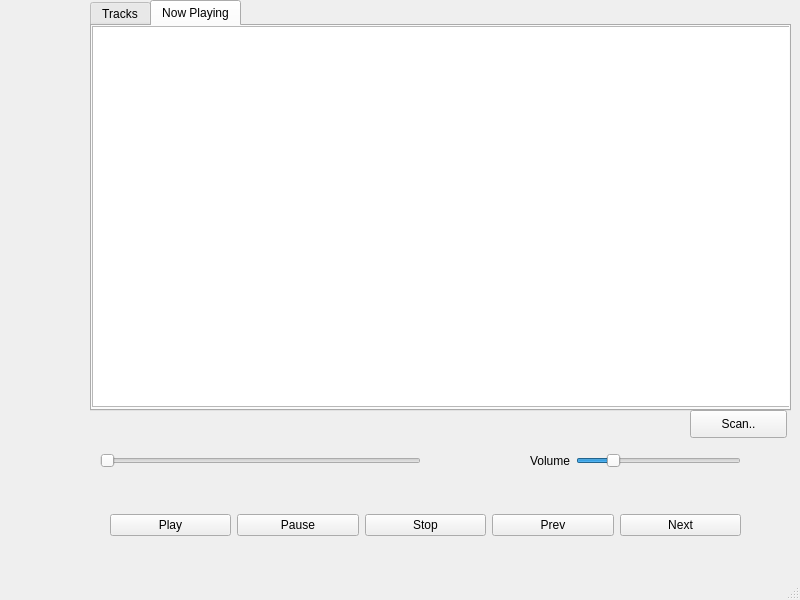
<?xml version="1.0" encoding="UTF-8"?>
<ui version="4.0">
 <class>mp3Player</class>
 <widget class="QMainWindow" name="mp3Player">
  <property name="geometry">
   <rect>
    <x>0</x>
    <y>0</y>
    <width>800</width>
    <height>600</height>
   </rect>
  </property>
  <property name="windowTitle">
   <string>mp3Player</string>
  </property>
  <widget class="QWidget" name="centralwidget">
   <widget class="QWidget" name="gridLayoutWidget">
    <property name="geometry">
     <rect>
      <x>110</x>
      <y>500</y>
      <width>631</width>
      <height>51</height>
     </rect>
    </property>
    <layout class="QGridLayout" name="gridLayout">
     <item row="0" column="4">
      <widget class="QPushButton" name="btnNext">
       <property name="text">
        <string>Next</string>
       </property>
      </widget>
     </item>
     <item row="0" column="2">
      <widget class="QPushButton" name="btnStop">
       <property name="text">
        <string>Stop</string>
       </property>
      </widget>
     </item>
     <item row="0" column="3">
      <widget class="QPushButton" name="btnPrev">
       <property name="text">
        <string>Prev</string>
       </property>
      </widget>
     </item>
     <item row="0" column="1">
      <widget class="QPushButton" name="btnPause">
       <property name="text">
        <string>Pause</string>
       </property>
      </widget>
     </item>
     <item row="0" column="0">
      <widget class="QPushButton" name="btnPlayTrack">
       <property name="text">
        <string>Play</string>
       </property>
      </widget>
     </item>
    </layout>
   </widget>
   <widget class="QWidget" name="horizontalLayoutWidget">
    <property name="geometry">
     <rect>
      <x>530</x>
      <y>440</y>
      <width>211</width>
      <height>41</height>
     </rect>
    </property>
    <layout class="QHBoxLayout" name="horizontalLayout">
     <item>
      <widget class="QLabel" name="lblVolume">
       <property name="text">
        <string>Volume</string>
       </property>
      </widget>
     </item>
     <item>
      <widget class="QSlider" name="horizontalSlider">
       <property name="sliderPosition">
        <number>20</number>
       </property>
       <property name="orientation">
        <enum>Qt::Orientation::Horizontal</enum>
       </property>
      </widget>
     </item>
    </layout>
   </widget>
   <widget class="QTabWidget" name="tabWidget">
    <property name="geometry">
     <rect>
      <x>90</x>
      <y>0</y>
      <width>701</width>
      <height>411</height>
     </rect>
    </property>
    <property name="currentIndex">
     <number>1</number>
    </property>
    <widget class="QWidget" name="Tab1">
     <attribute name="title">
      <string>Tracks</string>
     </attribute>
     <widget class="QTableWidget" name="tracksPage">
      <property name="geometry">
       <rect>
        <x>0</x>
        <y>0</y>
        <width>701</width>
        <height>391</height>
       </rect>
      </property>
     </widget>
    </widget>
    <widget class="QWidget" name="Tab2">
     <attribute name="title">
      <string>Now Playing</string>
     </attribute>
     <widget class="QTableWidget" name="playlistPage">
      <property name="geometry">
       <rect>
        <x>0</x>
        <y>0</y>
        <width>701</width>
        <height>381</height>
       </rect>
      </property>
     </widget>
    </widget>
   </widget>
   <widget class="QPushButton" name="btnScanDir">
    <property name="geometry">
     <rect>
      <x>690</x>
      <y>410</y>
      <width>97</width>
      <height>28</height>
     </rect>
    </property>
    <property name="text">
     <string>Scan..</string>
    </property>
   </widget>
   <widget class="QLabel" name="TrackDuration">
    <property name="geometry">
     <rect>
      <x>430</x>
      <y>450</y>
      <width>91</width>
      <height>21</height>
     </rect>
    </property>
    <property name="text">
     <string/>
    </property>
   </widget>
   <widget class="QLabel" name="TrackTitle">
    <property name="geometry">
     <rect>
      <x>90</x>
      <y>420</y>
      <width>431</width>
      <height>20</height>
     </rect>
    </property>
    <property name="text">
     <string/>
    </property>
   </widget>
   <widget class="QSlider" name="trackPosSlider">
    <property name="geometry">
     <rect>
      <x>100</x>
      <y>450</y>
      <width>321</width>
      <height>21</height>
     </rect>
    </property>
    <property name="orientation">
     <enum>Qt::Orientation::Horizontal</enum>
    </property>
   </widget>
  </widget>
  <widget class="QMenuBar" name="menubar">
   <property name="geometry">
    <rect>
     <x>0</x>
     <y>0</y>
     <width>800</width>
     <height>25</height>
    </rect>
   </property>
  </widget>
  <widget class="QStatusBar" name="statusbar"/>
 </widget>
 <resources/>
 <connections/>
</ui>
